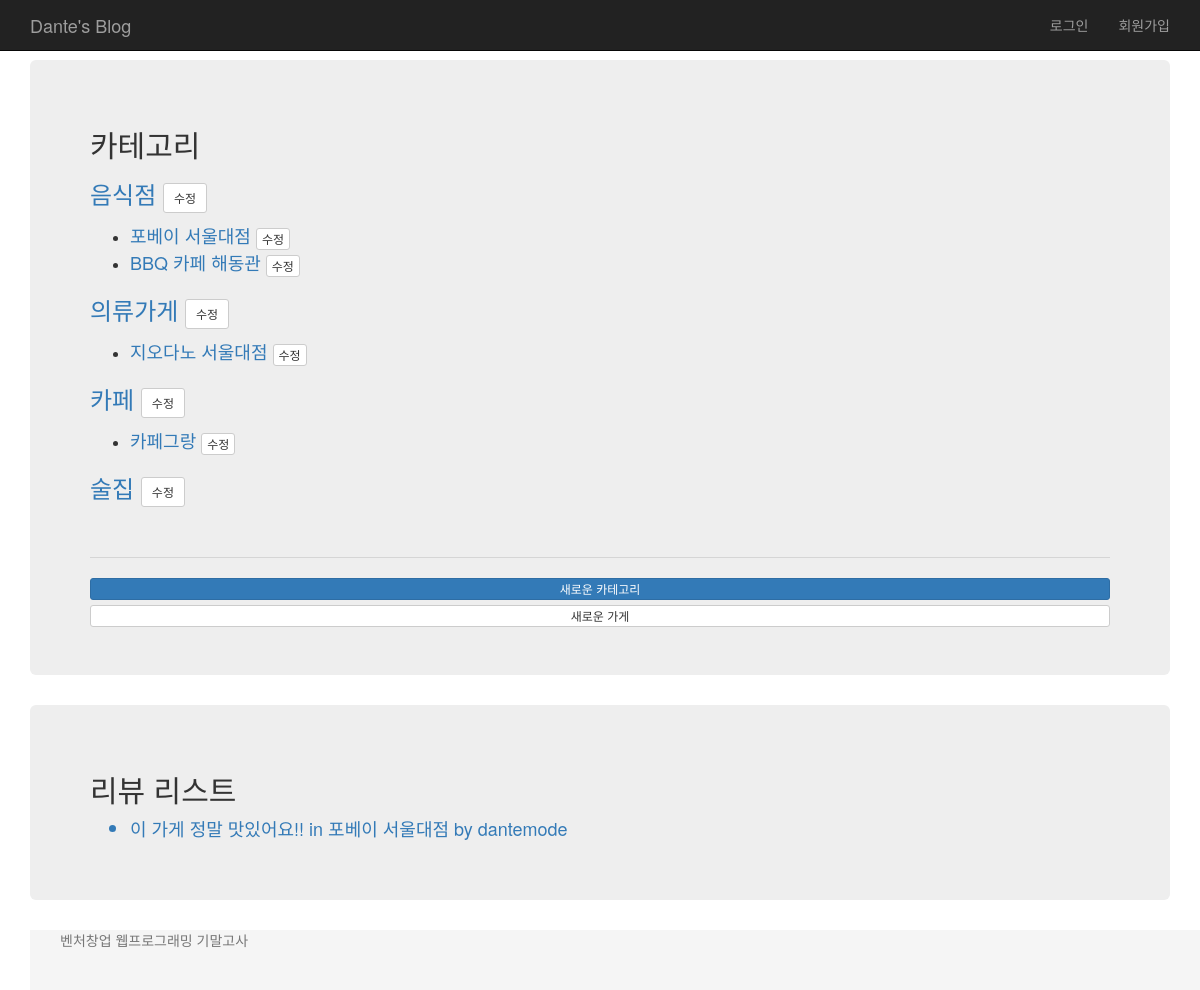
/blog/, run on an earlier commit of the app's database.
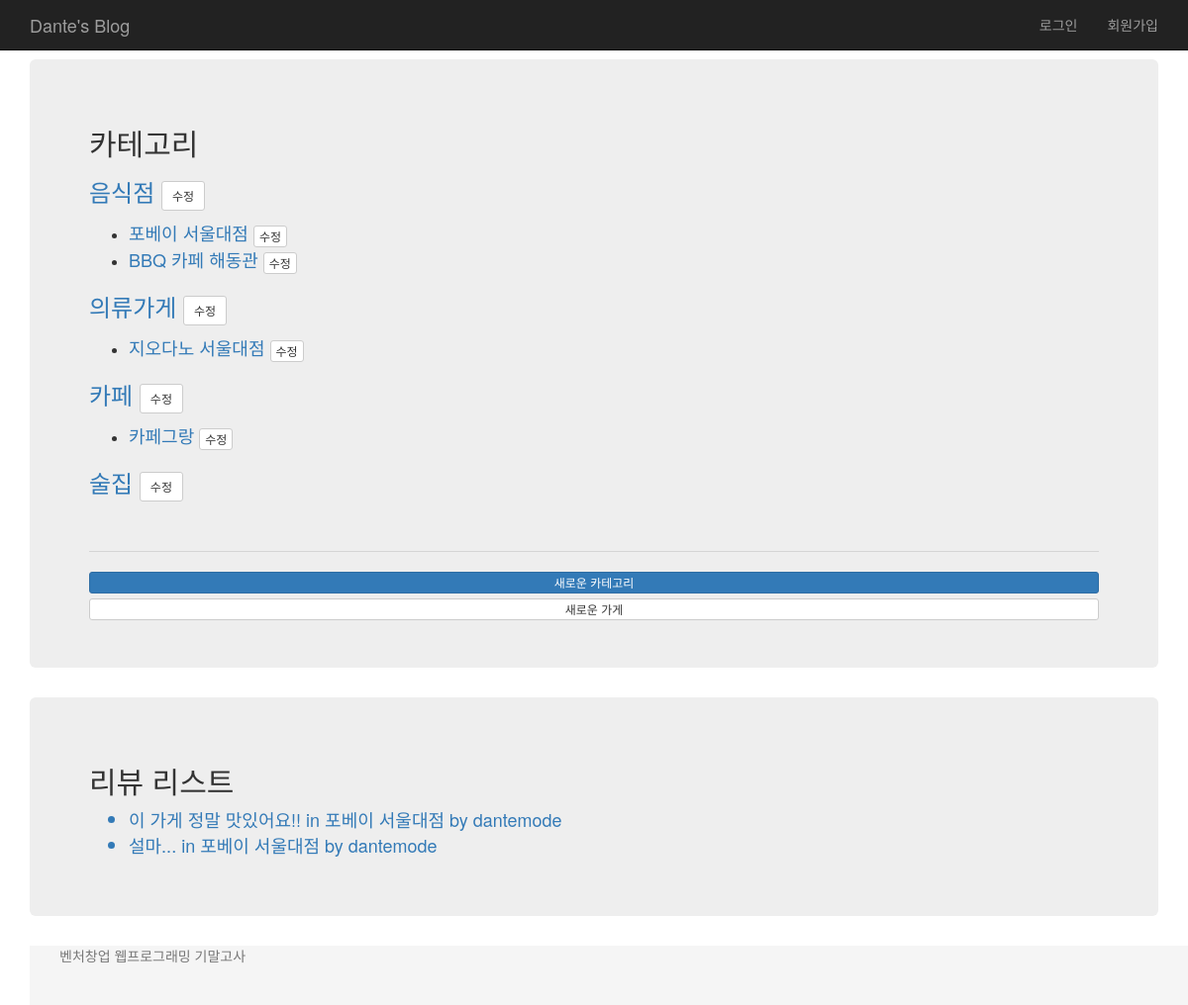
And on a later commit of the database.
### blog/models.py (models this page shows, shortened)
class Category(models.Model):
    title = models.CharField(max_length=100)
    created_at = models.DateTimeField(auto_now_add=True)
    updated_at = models.DateTimeField(auto_now=True)

class Shop(models.Model):
    category = models.ForeignKey(Category)
    title = models.CharField(max_length=100)
    number = models.CharField(max_length=20)
    address = models.CharField(max_length=100)
    about = models.TextField()
    photo1 = models.ImageField()
    photo2 = models.ImageField(blank=True)
    photo3 = models.ImageField(blank=True)
    created_at = models.DateTimeField(auto_now_add=True)
    updated_at = models.DateTimeField(auto_now=True)
    def __str__(self):
        return self.title

class Review(models.Model):
    shop = models.ForeignKey(Shop)
    user = models.ForeignKey(settings.AUTH_USER_MODEL)
    message = models.TextField()
    photo = models.ImageField(blank=True)
    created_at = models.DateTimeField(auto_now_add=True)
    updated_at = models.DateTimeField(auto_now=True)

### blog/views.py (the view)
def index(request):
    category_list = Category.objects.all()
    review_list = Review.objects.all()
    return render(request, 'blog/index.html', {
        'category_list' : category_list,
        'review_list' : review_list,
        })

### blog/templates/blog/index.html
{% extends 'blog/base.html' %}
{% block content %}
<div class="container">
    <div class="jumbotron">
        <h2>카테고리</h2>
          {% for category in category_list %}
          <a href="{% url 'blog:category_detail' category.pk %}">
            <h3>{{category.title}}
              <a href="{% url 'blog:category_edit' category.pk %}" class="btn btn-sm btn-default">
                수정
              </a>
            </h3>
          </a>
          <ul>
            {% for shop in category.shop_set.all %}
              <a href="{% url 'blog:shop_detail' shop.pk %}" style="font-size: 18px;">
              <li>{{ shop.title }}
                <a href="{% url 'blog:shop_edit' shop.pk %}" class="btn btn-xs btn-default">
                수정
                </a>
              </li>
              </a>
            {% endfor %}
          </ul>
          {% endfor %}
          <br>
          <hr>
          <a href="{% url 'blog:category_new' %}" class="btn btn-xs btn-primary btn-block">새로운 카테고리</a>
          <a href="{% url 'blog:shop_new' %}" class="btn btn-xs btn-default btn-block">새로운 가게</a>
    </div>
    <div class="jumbotron">
    <h2>리뷰 리스트</h2>
      <ul>
      {% for review in review_list %}
        <a href="{% url 'blog:shop_detail' review.shop.pk %}" style="font-size: 18px;">
          <li>{{ review.message }} in {{ review.shop }} by {{ review.user }}</li>
        </a>
      {% endfor %}
</div>
{% endblock %}

What changed in the data, as far as the page shows it:
added Review: message "설마...", shop "포베이 서울대점", user "dantemode"
